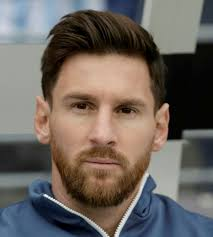
#> input picture data/Messi/01.jpg, 213 x 237 px
$ jupyter execute --allow-errors main.ipynb   (text cells are left out)
#> lines starting #> are read from the running program, lines starting #| are printed output that depends on the picture
[cell 1]
import cv2
import numpy as np
import os
from datetime import datetime

[cell 2]
def markAttendance(name):
    with open('Attendance.csv', 'r+') as f:
        myDataList = f.readlines()
        nameList = []
        for line in myDataList:
            entry = line.split(',')
            nameList.append(entry[0])
        if name not in nameList:
            time_now = datetime.now()
            tString = time_now.strftime('%H:%M:%S')
            dString = time_now.strftime('%d/%m/%Y')
            f.writelines(f'\n{name},{tString},{dString}')

[cell 3]
def name_map(x):
    if x=='Messi':
        return 0
    if x=='Obama':
        return 1
    if x=='Sachin':
        return 2

[cell 4]
def get_name(x):
    if x==0:
        return 'Messi'
    if x==1:
        return 'Obama'
    if x==2:
        return 'Sachin'

[cell 5]
def detect_face(img):
    gray = cv2.cvtColor(img,cv2.COLOR_BGR2GRAY)
    face_cascade =cv2.CascadeClassifier('haarcascade_frontalface_default.xml')
    faces =face_cascade.detectMultiScale(gray,scaleFactor=1.1,minNeighbors=4,minSize=(30,30))

    if(len(faces)==0):
        return None,None # if there is no face to detect
    (x,y,w,h) = faces[0] # first element in faces[]

    return gray[y:y+w,x:x+h] ,faces[0] # to crop the image

[cell 6]
dirs=os.listdir('data')
classnames = dirs
print(classnames)

[cell 7]
for dir_name in dirs:

    subject_dir_path ='data' + '/' + dir_name
    subject_img_names=os.listdir(subject_dir_path)

    for img_names in subject_img_names:
        img_path=subject_dir_path+'/' +img_names
        print(img_path)

[cell 8]
def prepare_training_data(data_folder_path):
#> called with data_folder_path = 'data'
    dirs=os.listdir(data_folder_path)

    faces= []
    labels= []

    for dir_name in dirs:

        label=dir_name

        subject_dir_path = data_folder_path+'/' +dir_name
        subject_img_names =os.listdir(subject_dir_path)

        for img_name in subject_img_names:
            img_path = subject_dir_path+'/'+img_name

            image=cv2.imread(img_path)
#> image is the input picture: shape (237, 213, 3); mean B, G, R 93.8, 99.8, 107.7
            cv2.imshow('prepare_training_data...',image)
            cv2.waitKey(1000)


            face,rect=detect_face(image)
#> in detect_face, `gray = cv2.cvtColor(img,cv2.COLOR_BGR2GRAY)`:
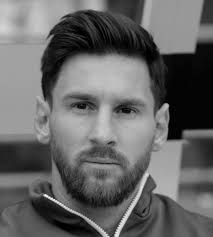
#> gray: shape (237, 213); min 0, max 251, mean 101.5
#> in detect_face, `faces =face_cascade.detectMultiScale(gray,scaleFactor=1.1,minNeighbors..`: faces = [[38, 58, 132, 132]]
#> in detect_face, `(x,y,w,h) = faces[0]`: x = 38; y = 58; w = 132
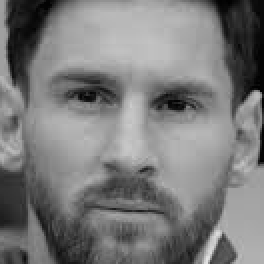
#> face: shape (132, 132) (shown 2 times larger); min 0, max 227, mean 122.7
#> rect = [38, 58, 132, 132]

            if face is not None:
                faces.append(face)
                labels.append(name_map(label))
                print(labels)
    cv2.waitKey(1)
    cv2.destroyAllWindows()

    return faces ,labels

[cell 9]
print('preparing data')

faces , labels=prepare_training_data('data')

print('data prepared')

[cell 10]
print('total faces',len(faces))

[cell 11]
print('total labels',len(labels))

[cell 12]
face_recognizer = cv2.face.LBPHFaceRecognizer_create()

[cell 13]
face_recognizer.train(faces,np.array(labels))

[cell 14]
def draw_rectangle(img,rect):

    (x,y,w,h)=rect
    cv2.rectangle(img,(x,y),(x+w,y+h),(0,255,0),3)

[cell 15]
def draw_text(img,text,x,y):
    cv2.putText(img,text,(x,y),cv2.FONT_HERSHEY_SCRIPT_COMPLEX,1,(0,0,255),2)
    markAttendance(text)

[cell 16]
def predict(test_img):
    img = test_img.copy()

    face,rect=detect_face(img)
    x,y= rect[0],rect[1]

    label = face_recognizer.predict(face)

    label_text = get_name(label[0])

    draw_rectangle(img,rect)

    draw_text(img,label_text,rect[0],rect[1])

    return img

[cell 17]
import cv2

key = cv2. waitKey(1)
#> (key q is pressed here)
webcam = cv2.VideoCapture(0)
while True:
    try:
        check, frame = webcam.read()
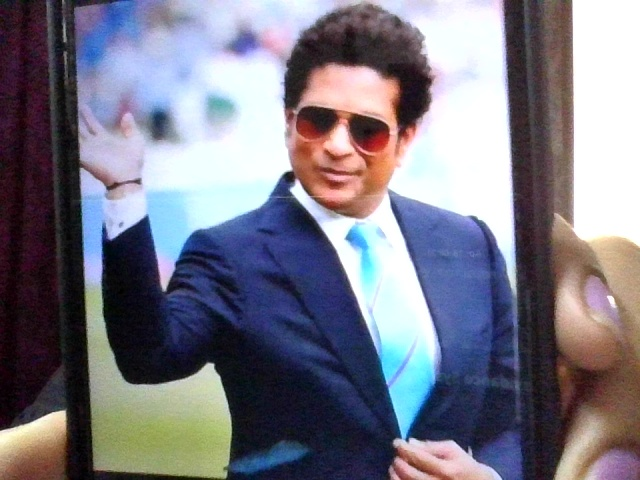
#> input picture saved_img.jpg, 640 x 480 px, given in place of the camera
#> frame is the input picture: shape (480, 640, 3); mean B, G, R 133.7, 120.8, 122.3
        print(check) #prints true as long as the webcam is running
        print(frame) #prints matrix values of each framecd
        cv2.imshow("Capturing", frame)
        key = cv2.waitKey(1)
#> (key q is pressed here)
        if key == ord('s'):
            cv2.imwrite(filename='saved_img.jpg', img=frame)
            webcam.release()
            img_new = cv2.imread('saved_img.jpg', cv2.IMREAD_GRAYSCALE)
            img_new = cv2.imshow("Captured Image", img_new)
            cv2.waitKey(1650)
            cv2.destroyAllWindows()
            print("Processing image...")
            img_ = cv2.imread('saved_img.jpg', cv2.IMREAD_ANYCOLOR)
            print("Converting RGB image to grayscale...")
            gray = cv2.cvtColor(img_, cv2.COLOR_BGR2GRAY)
            print("Converted RGB image to grayscale...")
            print("Resizing image to 28x28 scale...")
            img_ = cv2.resize(gray,(50,50))
            print("Resized...")
            img_resized = cv2.imwrite(filename='saved_img-final.jpg', img=img_)
            print("Image saved!")

            break
        elif key == ord('q'):
            print("Turning off camera.")
            webcam.release()
            print("Camera off.")
            print("Program ended.")
            cv2.destroyAllWindows()
            break

    except(KeyboardInterrupt):
        print("Turning off camera.")
        webcam.release()
        print("Camera off.")
        print("Program ended.")
        cv2.destroyAllWindows()
        break

[cell 18]
test_img1 = cv2.imread("saved_img.jpg")
#> (the rest of this cell did not finish here and is left out)

#> in detect_face (call 4), `gray = cv2.cvtColor(img,cv2.COLOR_BGR2GRAY)`:
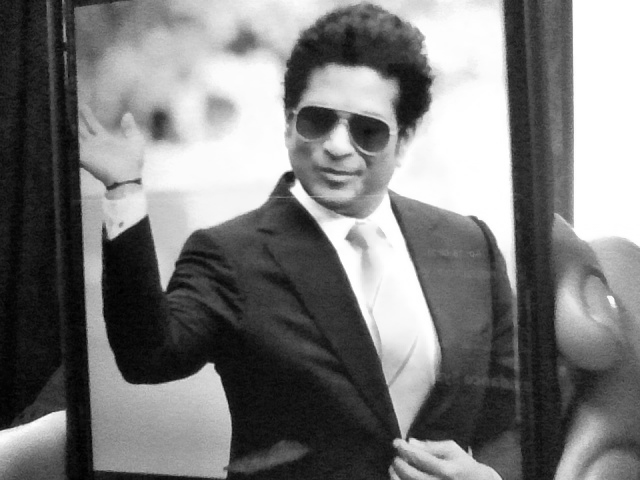
#> gray: shape (480, 640); min 0, max 255, mean 122.8
#> in predict, `face,rect=detect_face(img)`:
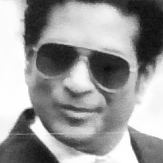
#> face: shape (163, 163); min 13, max 255, mean 152.9
#> in draw_text, `cv2.putText(img,text,(x,y),cv2.FONT_HERSHEY_SCRIPT_COMPLEX,1,(0,0,255)..`:
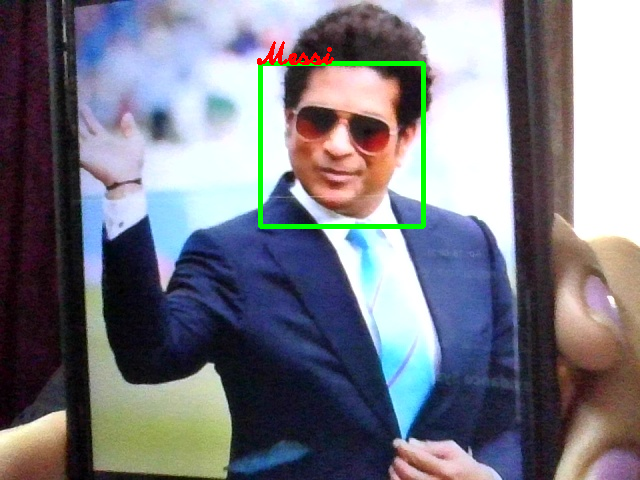
#> img: shape (480, 640, 3); mean B, G, R 131.7, 121.5, 121.1
